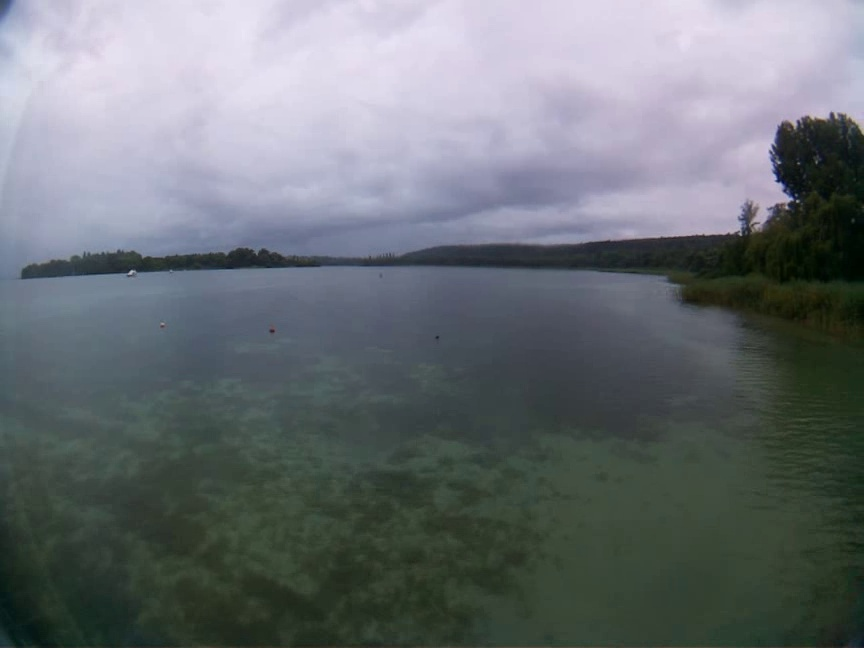
#> input picture data/Rain/frames/fisheye_00002.jpg, 864 x 648 px
$ python -i fusion.py   (imports and definitions only)   (older library calls are emulated)
#> lines starting #> are read from the running program, lines starting #| are printed output that depends on the picture; after the words box and inside, x2 and y2 are one past the last pixel; in counts of white or black regions, pixels touching at a corner belong together
# ****************************************************************************
# *  Script process thermal video, fisheye rgb video, and mmWave radar data to determine probability of obstacles in terms of angles.

import cv2
import numpy as np
import pandas as pd
import math

# ===================== DATA PATHS =====================
THERMAL_PATH = ""
FISHEYE_PATH = ""
MMWAVE_PATH = ""


# ===================== GENERAL =====================

# [99 lines left out: functions detect_horizon, extract_kp, not called in this run]

def create_bins(bin_range, step):
    """
    Create bins based on a given range and step. Returns the bin labels as the middle value of each bin.
    """
#> further down, picture is the input picture: shape (648, 864, 3); mean B, G, R 116.6, 112.4, 106.4
    bins = np.arange(bin_range[0], bin_range[1] + step, step)
    bin_labels = [f"{(bins[i] + bins[i + 1]) / 2}°" for i in range(len(bins) - 1)]
    return bins, bin_labels

# [8 lines left out: function assign_to_bin, not called in this run]


# ===================== THERMAL =====================

# [3 lines not run here, left out]

K_thermal=np.array([[63.78, 0.0, 80.44], [0.0, 64.12, 62.40], [0.0, 0.0, 1.0]])
D_thermal=np.array([-0.0446, -0.00027235, -0.0050242577, -0.003910302, 0.00086112796])

params = cv2.SimpleBlobDetector_Params()
params.minThreshold = 180
params.maxThreshold = 255
params.filterByColor = True
params.blobColor = 255
params.filterByArea = True
params.minArea = 4
params.filterByCircularity = False
params.filterByConvexity = False
params.filterByInertia = False
thermal_detector = cv2.SimpleBlobDetector_create(params)

average = 127.5

# [53 lines left out: functions undistort_thermal, thermal_obstacle_detection, not called in this run]


# ===================== FISHEYE =====================

# [3 lines not run here, left out]

K_fisheye=np.array([[418.51, 0.0, 444.11], [0.0, 418.58, 300.50], [0.0, 0.0, 1.0]])
D_fisheye=np.array([[-0.029317890988973864], [0.008321019929328282], [-0.022020233653477182], [0.010100750499314356]])

params = cv2.SimpleBlobDetector_Params()
params.minThreshold = 180
params.maxThreshold = 255
params.filterByColor = True
params.blobColor = 255
params.filterByArea = True
params.minArea = 20
params.filterByCircularity = False
params.filterByConvexity = False
params.filterByInertia = False
rgb_detector = cv2.SimpleBlobDetector_create(params)

# [18 lines left out: function undistort_fisheye, not called in this run]

def gradient_obstacle_detection(frame, gaussian_window=5, gradient_threshold=30):
    """
    Detect obstacles in water scenes using gradient filtering. Based on paper https://doi.org/10.1371/journal.pone.0205319.

    Inputs:
        frame (np.ndarray): Input BGR image.
        gaussian_window (int): Gaussian blur kernel size for gradient smoothing.

    Returns:
        obstacle_mask (np.ndarray): Binary mask of detected obstacle.
    """
#> called with gaussian_window = 5, gradient_threshold = 30

    # Reduce glint in image by hsv thresholding
    hsv = cv2.cvtColor(frame, cv2.COLOR_BGR2HSV)
#> hsv: shape (648, 864, 3); mean H, S, V 92.9, 49, 121.9
    h, s, v = cv2.split(hsv)
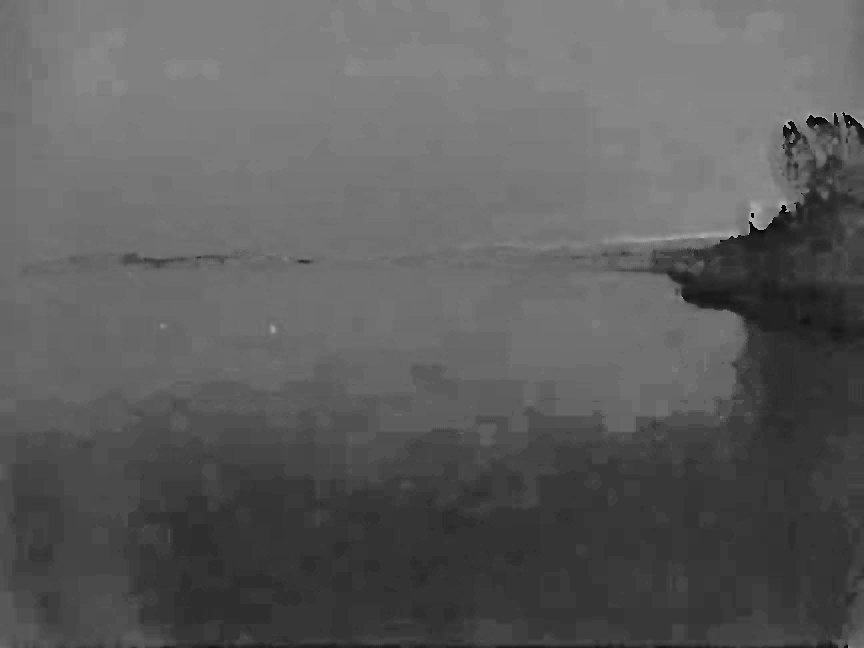
#> h: shape (648, 864); min 0, max 178, mean 92.9
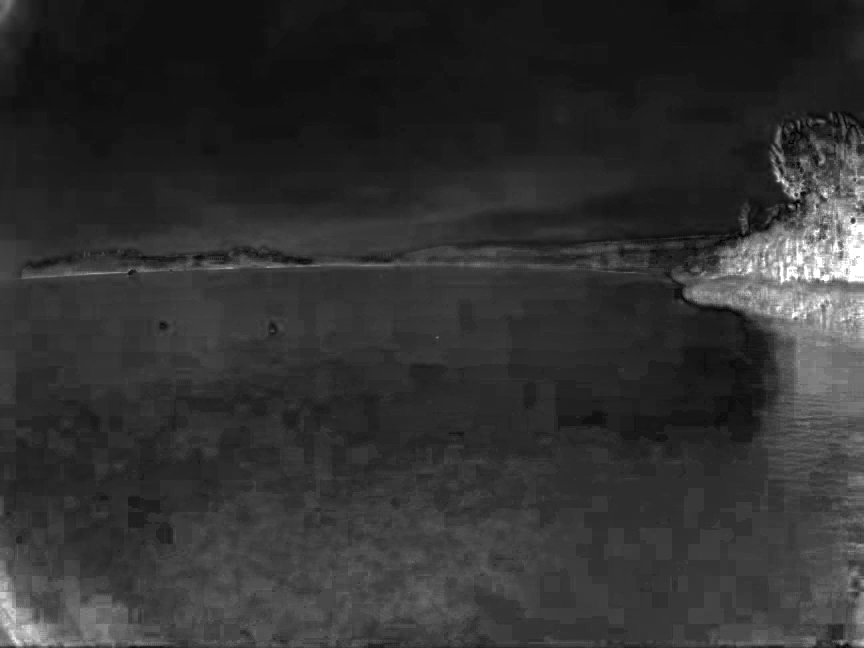
#> s: shape (648, 864); min 0, max 255, mean 49
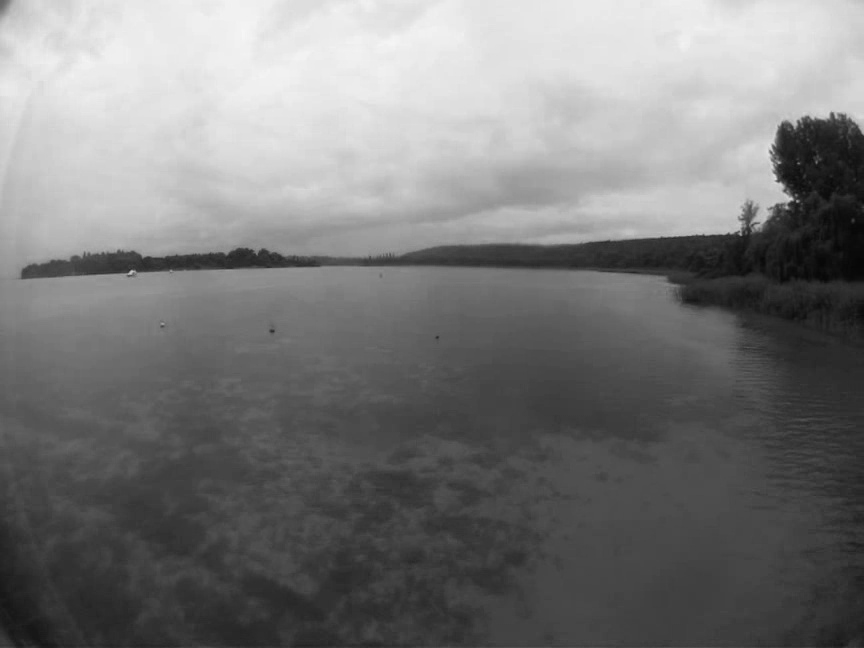
#> v: shape (648, 864); min 6, max 246, mean 121.9
    glint_mask = cv2.inRange(v, 240, 255)
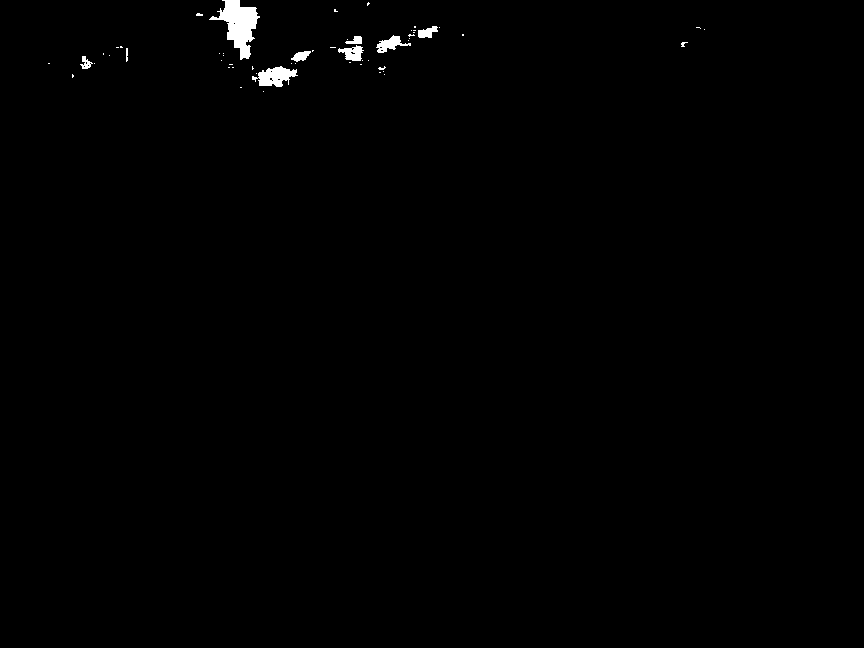
#> glint_mask: shape (648, 864); 0.55% white; 55 white regions (46 under 20 px), largest, box (x1, y1, x2, y2) and area: (209, 0, 260, 60) 1375, (252, 66, 298, 87) 555, (376, 35, 411, 53) 274
    v_inpaint = cv2.inpaint(v, glint_mask, inpaintRadius=3, flags=cv2.INPAINT_TELEA)
    hsv_reduced = cv2.merge([h, s, v_inpaint])
#> hsv_reduced: shape (648, 864, 3); mean H, S, V 92.9, 49, 121.9
    glint_reduced = cv2.cvtColor(hsv_reduced, cv2.COLOR_HSV2BGR)

    gray = cv2.cvtColor(glint_reduced, cv2.COLOR_BGR2GRAY)
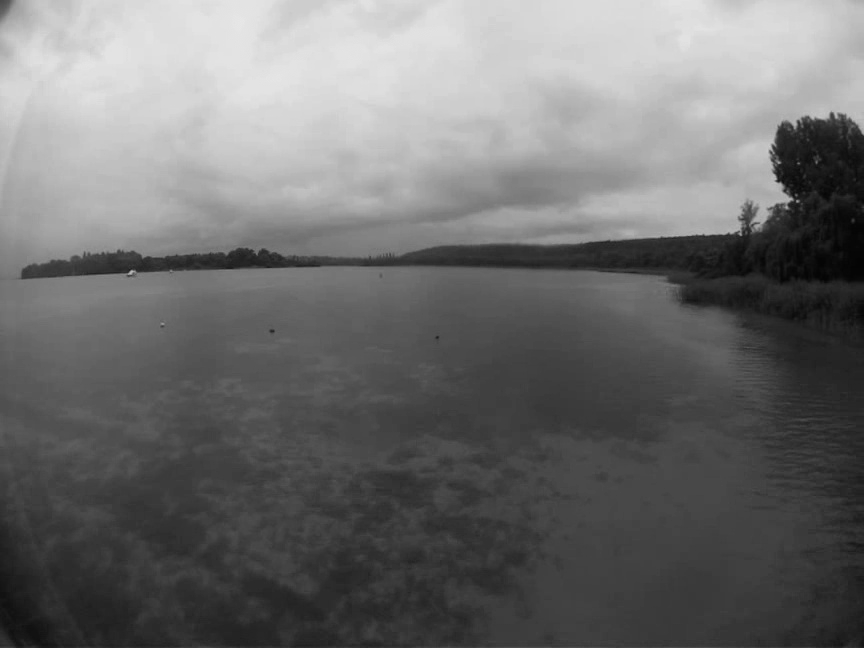
#> gray: shape (648, 864); min 4, max 232, mean 110.7

    # Gradient-based segmentation
    blurred = cv2.GaussianBlur(gray, (gaussian_window, gaussian_window), 0)
    grad_x = cv2.Sobel(blurred, cv2.CV_64F, 1, 0, ksize=3)
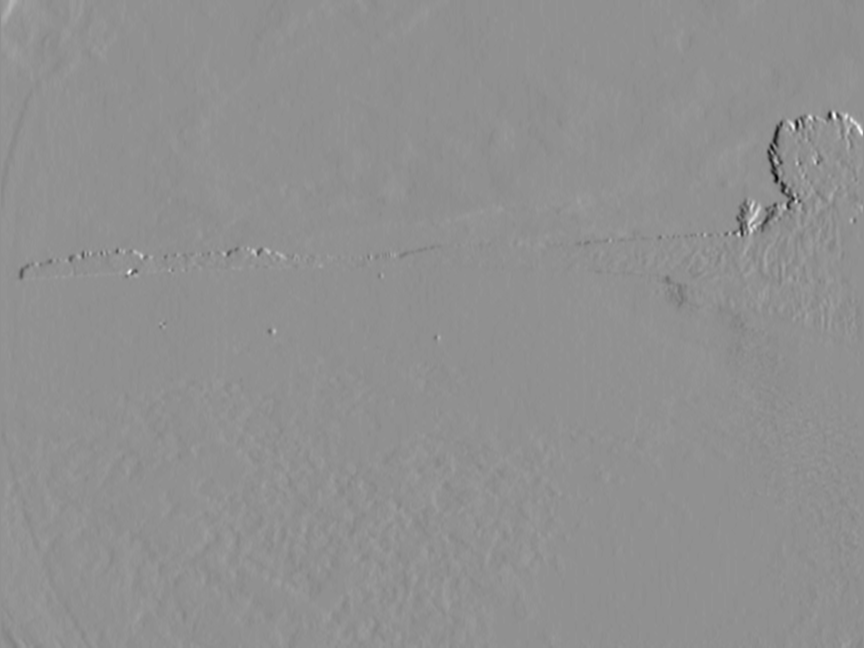
#> grad_x: shape (648, 864) float64; min -314, max 239, mean -0.4; drawn with min black and max white
    grad_x_abs = cv2.convertScaleAbs(grad_x)

    _, obstacle_mask = cv2.threshold(grad_x_abs, gradient_threshold, 255, cv2.THRESH_BINARY)
#> obstacle_mask: shape (648, 864); 0.78% white; 157 white regions (132 under 20 px), largest, box (x1, y1, x2, y2) and area: (732, 119, 797, 238) 1773, (806, 110, 853, 150) 398, (785, 114, 807, 132) 196

    obstacle_mask = cv2.medianBlur(obstacle_mask, 3)
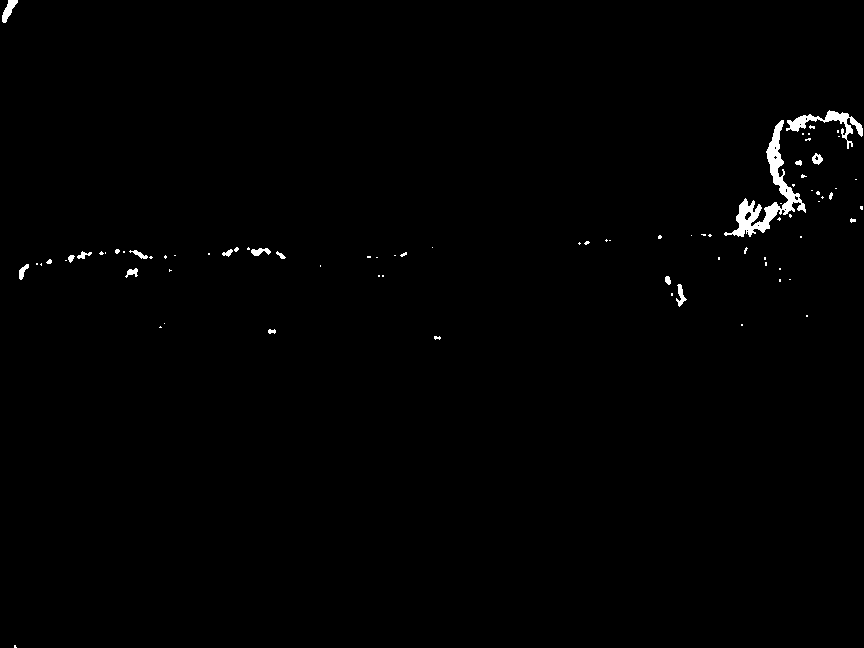
#> obstacle_mask: shape (648, 864); 0.74% white; 82 white regions (62 under 20 px), largest, box (x1, y1, x2, y2) and area: (724, 120, 806, 237) 1958, (786, 110, 863, 149) 743, (2, 0, 18, 23) 173

    return obstacle_mask

# [24 lines left out: function extract_kp, not called in this run]


# ===================== MMWAVE =====================

# [1 line that did not run here, left out]
# [1 line that did not run here, left out]
# [1 line that did not run here, left out]

# [1 line that did not run here, left out]
# [1 line that did not run here, left out]
current_index = [0]

# [40 lines left out: functions project_mmwave, mmwave_angles, not called in this run]

# ===================== MAIN =====================

bin_range = [-55, 55]
step = 10
bins, bin_labels = create_bins(bin_range, step)
n_bins = len(bins) - 1

# [76 lines not run here, left out]

>>> import cv2
>>> picture = cv2.imread('../../data/Rain/frames/fisheye_00002.jpg')
>>> result = gradient_obstacle_detection(picture)
